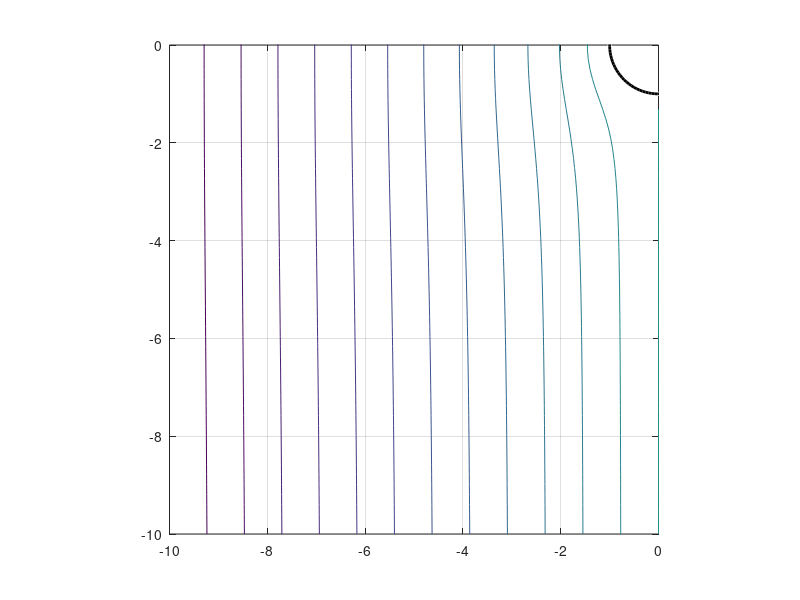

This figure's MATLAB source:

clear all
clc

U_inf = 100;
a = 1 ;  
c =-a*2;
b =a*2;
n =a*50; 
% [x,y]=meshgrid([c:(b-c)/n:b],[c:(b-c)/n:b]');
X=linspace(-10,10,100);
Y=linspace(-10,10,100);
[x,y] = meshgrid(X,Y);

for i=1:length(x)
   for k=1:length(x)
      if sqrt(x(k,i).^2+y(k,i).^2)<a
         x(k,i)=1/0;
         y(k,i)=1/0;
      end
   end
end

r=sqrt(x.^2+y.^2);
theta=atan2(x,y);

psy = U_inf.*sin(theta).*r.*(1-(a^2./(r.^2)));
% phi = U_inf.*cos(theta).*r.*(1+(a^2./(r.^2)));

% n=100;
% r1=ones(1,n+1)*a;
% t=[0:2*pi/n:2*pi];

figure(1)
C_psy = contour(x,y,psy,25);
% clabel(C_psy,0)
hold on
% C_phi = contour(x,y,phi,50);
% clabel(C_phi,0)
viscircles([0 0],a,'color','k');
% polar(t,r1,'-k')
axis square
% title('potentiel de vitesse')
grid on